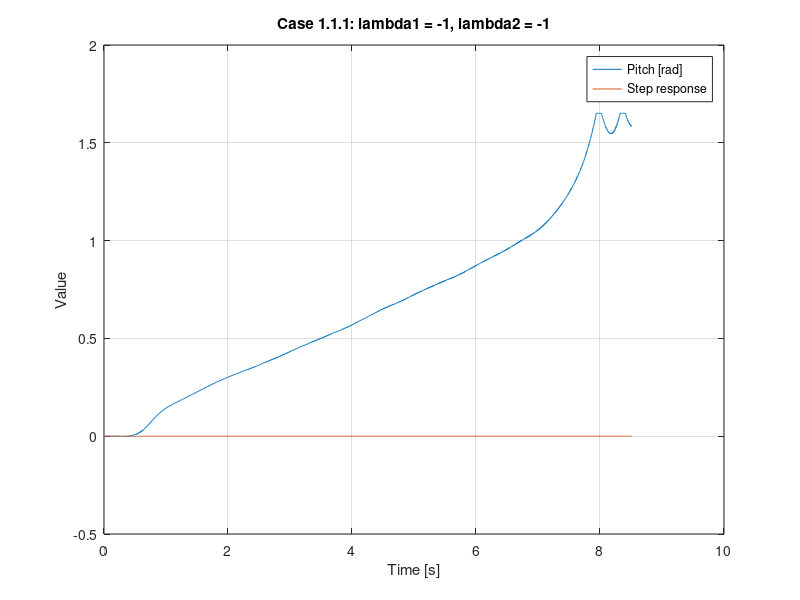

Write the MATLAB code that produced this figure.
load('Lab1_case1_7_2.mat')

figure(1)
plot(data(1,:),data(4,:), data(1,:),data(8,:))
grid on;
legend('Pitch [rad]', 'Step response')
xlabel('Time [s]')
ylabel('Value')
title('Case 1.1.1: lambda1 = -1, lambda2 = -1')
%plot(Data.spec(:,1), Data.spec(:,2))

%, data(1,:),data(5,:)